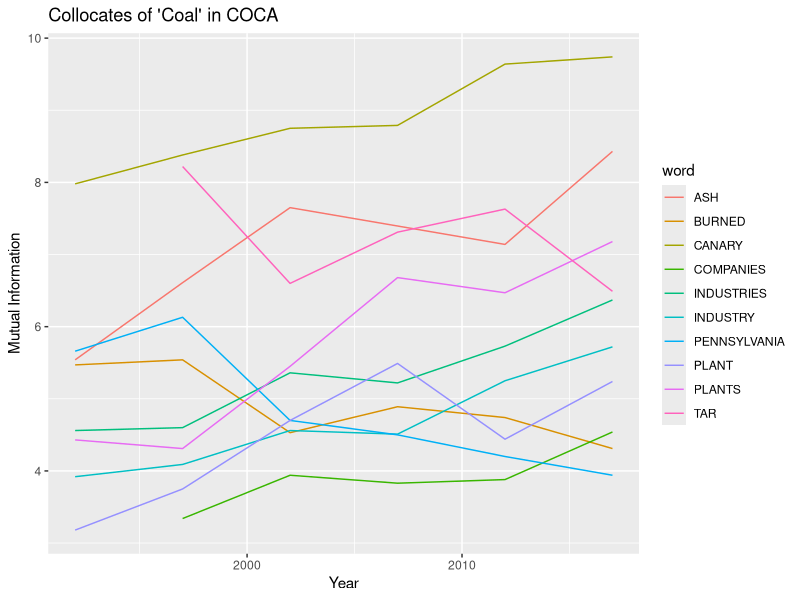

Reproduce this figure in R.
setwd("~/OneDrive - Cardiff University/Research/Cardiff/ClimageChangeAndLanguage/project/")


d = read.csv("../data/COCA_Coal_Collocations.csv",stringsAsFactors = F)

d$word = gsub(" ","",d$word)

d$yearMiddle = as.numeric(sapply(strsplit(d$year,"-"),head,n=1)) + 2

cx =table(d$word)
selectedWords = names(cx[cx>=5])
d = d[d$word %in% selectedWords,]

#selectedWords = names(tail(sort(tapply(d$mi,d$word,max)),n=10))

#selectedWords = names(tail(sort(tapply(d$mi,d$word,sd)),n=10))

wx = c()
for(w in d$word){
  coef(lm(d[d$word==w,]$mi~d[d$word==w,]$yearMiddle))[2]
}

d$change = sapply(d$word, function(w){
  coef(lm(d[d$word==w,]$mi~d[d$word==w,]$yearMiddle))[2]
})

d$absChange = abs(d$change)

selectedWords = names(tail(sort(tapply(d$absChange,d$word,head,n=1)),n=10))
d = d[d$word %in% selectedWords,]

library(ggplot2)

ggplot(d,aes(x=yearMiddle,y=mi,color=word)) +
  geom_line() +
  xlab("Year") +
  ylab("Mutual Information") +
  ggtitle("Collocates of 'Coal' in COCA")
